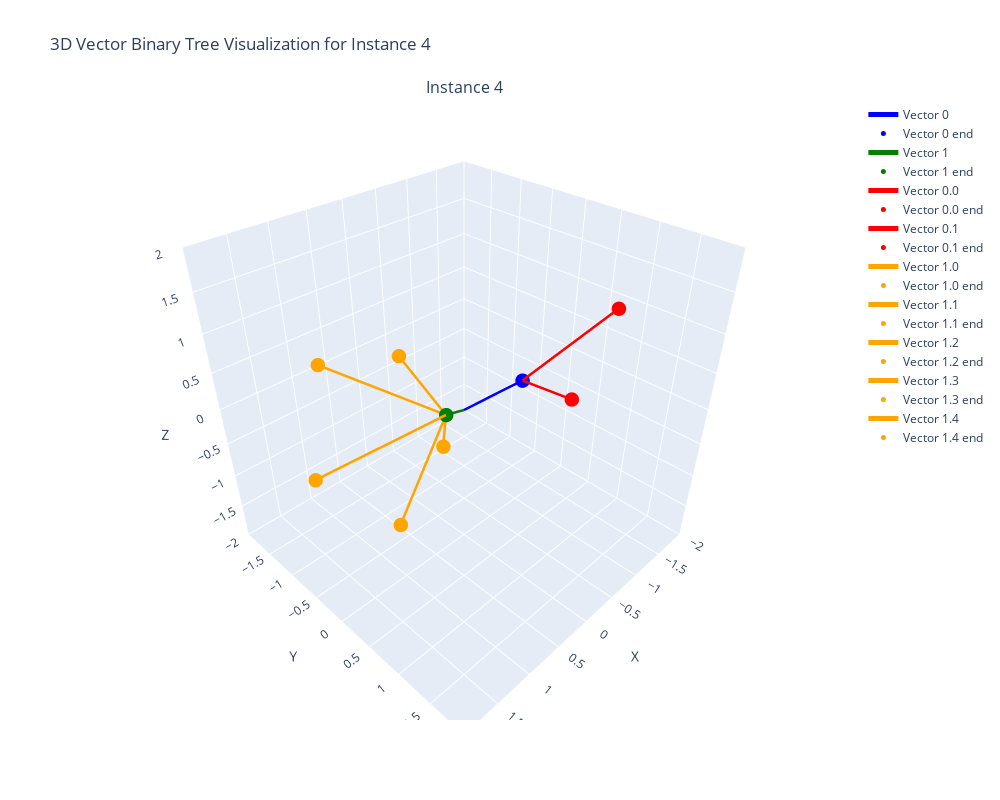

Here is the notebook cell this chart was saved with:
### Code cell
import plotly.graph_objs as go
from plotly.subplots import make_subplots
import numpy as np

W_3d_np = model_unique_3_5_level.W.detach().cpu().numpy()
tree_list = unique_tree.to_list()

# Create a figure with a single subplot
fig = make_subplots(rows=1, cols=1, specs=[[{'type': 'scene'}]],
                    subplot_titles=['Instance 4'])

# Define colors for each level of the tree
colors = ['blue', 'green', 'red', 'orange']

# Function to add a vector to the plot
def add_vector(fig, row, col, start, end, name, color):
    fig.add_trace(go.Scatter3d(
        x=[start[0], end[0]],
        y=[start[1], end[1]],
        z=[start[2], end[2]],
        mode='lines',
        name=name,
        line=dict(width=5, color=color)
    ), row=row, col=col)
    fig.add_trace(go.Scatter3d(
        x=[end[0]],
        y=[end[1]],
        z=[end[2]],
        mode='markers',
        name=f'{name} end',
        marker=dict(size=5, color=color)
    ), row=row, col=col)

# Plot for instance 4
instance = 3  # Python uses 0-based indexing, so instance 4 is at index 3
# Plot level 1 (parent nodes)
for i in ["0", "1"]:
    start = np.zeros(3)
    end = W_3d_np[instance, :, tree_list.index(i)]
    add_vector(fig, 1, 1, start, end, f'Vector {i}', colors[int(i)])

# Plot level 2 (children of node 0)
parent = W_3d_np[instance, :, tree_list.index("0")]
for i in ["0.0", "0.1"]:
    start = parent
    end = parent + W_3d_np[instance, :, tree_list.index(i)]
    add_vector(fig, 1, 1, start, end, f'Vector {i}', colors[2])

# Plot level 3 (children of node 1)
parent = W_3d_np[instance, :, tree_list.index("1")]
for i in ["1.0", "1.1", "1.2", "1.3", "1.4"]:
    start = parent
    end = parent + W_3d_np[instance, :, tree_list.index(i)]
    add_vector(fig, 1, 1, start, end, f'Vector {i}', colors[3])

# Set layout for the subplot
fig.update_scenes(
    xaxis_range=[-2, 2], yaxis_range=[-2, 2], zaxis_range=[-2, 2],
    aspectmode='cube',
    xaxis_title='X', yaxis_title='Y', zaxis_title='Z',
    row=1, col=1
)

# Update overall layout
fig.update_layout(
    title='3D Vector Binary Tree Visualization for Instance 4',
    height=800, width=1000,
    showlegend=True,
)

# Show the plot
fig.show()

### Figure 1 — Plotly figure (JSON) as saved in the notebook; plotly's stock layout.template omitted (floating-point values rounded to 4 significant figures)
{"data": [{"line": {"color": "blue", "width": 5}, "mode": "lines", "name": "Vector 0", "scene": "scene", "type": "scatter3d", "x": [0, -0.1252], "y": [0, 0.7458], "z": [0, 0.6916]}, {"marker": {"color": "blue", "size": 5}, "mode": "markers", "name": "Vector 0 end", "scene": "scene", "type": "scatter3d", "x": [-0.1252], "y": [0.7458], "z": [0.6916]}, {"line": {"color": "green", "width": 5}, "mode": "lines", "name": "Vector 1", "scene": "scene", "type": "scatter3d", "x": [0, 0.06736], "y": [0, -0.2339], "z": [0, -0.1548]}, {"marker": {"color": "green", "size": 5}, "mode": "markers", "name": "Vector 1 end", "scene": "scene", "type": "scatter3d", "x": [0.06736], "y": [-0.2339], "z": [-0.1548]}, {"line": {"color": "red", "width": 5}, "mode": "lines", "name": "Vector 0.0", "scene": "scene", "type": "scatter3d", "x": [-0.1252, -0.9292], "y": [0.7458, 1.296], "z": [0.6916, 1.446]}, {"marker": {"color": "red", "size": 5}, "mode": "markers", "name": "Vector 0.0 end", "scene": "scene", "type": "scatter3d", "x": [-0.9292], "y": [1.296], "z": [1.446]}, {"line": {"color": "red", "width": 5}, "mode": "lines", "name": "Vector 0.1", "scene": "scene", "type": "scatter3d", "x": [-0.1252, 0.3874], "y": [0.7458, 1.756], "z": [0.6916, 1.189]}, {"marker": {"color": "red", "size": 5}, "mode": "markers", "name": "Vector 0.1 end", "scene": "scene", "type": "scatter3d", "x": [0.3874], "y": [1.756], "z": [1.189]}, {"line": {"color": "orange", "width": 5}, "mode": "lines", "name": "Vector 1.0", "scene": "scene", "type": "scatter3d", "x": [0.06736, -0.5567], "y": [-0.2339, -1.815], "z": [-0.1548, -0.2852]}, {"marker": {"color": "orange", "size": 5}, "mode": "markers", "name": "Vector 1.0 end", "scene": "scene", "type": "scatter3d", "x": [-0.5567], "y": [-1.815], "z": [-0.2852]}, {"line": {"color": "orange", "width": 5}, "mode": "lines", "name": "Vector 1.1", "scene": "scene", "type": "scatter3d", "x": [0.06736, 0.6398], "y": [-0.2339, -0.5096], "z": [-0.1548, -1.737]}, {"marker": {"color": "orange", "size": 5}, "mode": "markers", "name": "Vector 1.1 end", "scene": "scene", "type": "scatter3d", "x": [0.6398], "y": [-0.5096], "z": [-1.737]}, {"line": {"color": "orange", "width": 5}, "mode": "lines", "name": "Vector 1.2", "scene": "scene", "type": "scatter3d", "x": [0.06736, 0.7767], "y": [-0.2339, -1.744], "z": [-0.1548, 0.1872]}, {"marker": {"color": "orange", "size": 5}, "mode": "markers", "name": "Vector 1.2 end", "scene": "scene", "type": "scatter3d", "x": [0.7767], "y": [-1.744], "z": [0.1872]}, {"line": {"color": "orange", "width": 5}, "mode": "lines", "name": "Vector 1.3", "scene": "scene", "type": "scatter3d", "x": [0.06736, 1.517], "y": [-0.2339, -0.9358], "z": [-0.1548, -0.7119]}, {"marker": {"color": "orange", "size": 5}, "mode": "markers", "name": "Vector 1.3 end", "scene": "scene", "type": "scatter3d", "x": [1.517], "y": [-0.9358], "z": [-0.7119]}, {"line": {"color": "orange", "width": 5}, "mode": "lines", "name": "Vector 1.4", "scene": "scene", "type": "scatter3d", "x": [0.06736, -0.639], "y": [-0.2339, -1.053], "z": [-0.1548, -1.473]}, {"marker": {"color": "orange", "size": 5}, "mode": "markers", "name": "Vector 1.4 end", "scene": "scene", "type": "scatter3d", "x": [-0.639], "y": [-1.053], "z": [-1.473]}], "layout": {"annotations": [{"font": {"size": 16}, "showarrow": false, "text": "Instance 4", "x": 0.5, "xanchor": "center", "xref": "paper", "y": 1, "yanchor": "bottom", "yref": "paper"}], "height": 800, "scene": {"aspectmode": "cube", "domain": {"x": [0, 1], "y": [0, 1]}, "xaxis": {"range": [-2, 2], "title": {"text": "X"}}, "yaxis": {"range": [-2, 2], "title": {"text": "Y"}}, "zaxis": {"range": [-2, 2], "title": {"text": "Z"}}}, "showlegend": true, "title": {"text": "3D Vector Binary Tree Visualization for Instance 4"}, "width": 1000}}
